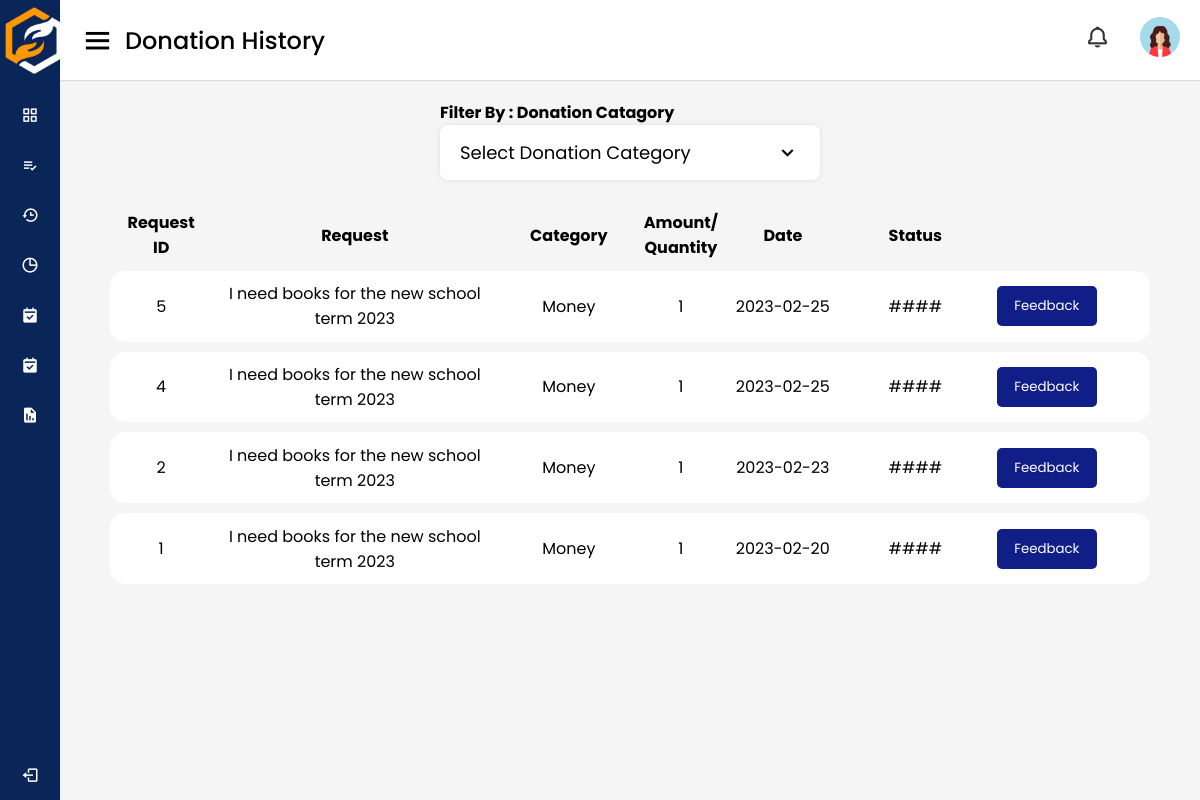
/beneficiary/donationHistoryBeneficiary (signed in), run on the app's committed database.
### tables this page shows
CREATE TABLE `donation_history` (
  `id` int(11) NOT NULL,
  `time_stamp` date NOT NULL DEFAULT current_timestamp(),
  `date_of_completion` date NOT NULL,
  `status` int(1) NOT NULL,
  `category` int(11) NOT NULL,
  `quantity` int(11) NOT NULL,
  `amount` int(11) NOT NULL,
  `type` int(11) NOT NULL,
  `don_id` int(11) NOT NULL,
  `req_id` int(11) NOT NULL
);

CREATE TABLE `donation_req` (
  `id` int(11) NOT NULL,
  `request_title` varchar(255) NOT NULL,
  `name` varchar(255) NOT NULL,
  `NIC` varchar(255) NOT NULL,
  `description` varchar(255) NOT NULL,
  `contact` int(10) NOT NULL,
  `zipcode` varchar(255) NOT NULL,
  `cat_id` int(11) NOT NULL,
  `status` int(11) NOT NULL,
  `published_date` date NOT NULL,
  `due_date` date NOT NULL,
  `req_type` int(11) NOT NULL,
  `user_id` int(11) NOT NULL,
  `proof_document` varchar(255) NOT NULL,
  `thumbnail` varchar(255) NOT NULL,
  `rejection_note` varchar(255) NOT NULL,
  `rejected_date` date NOT NULL,
  `completed_date` date NOT NULL
);

CREATE TABLE `categories` (
  `id` int(11) NOT NULL,
  `category_name` varchar(255) NOT NULL
);

### app/libraries/Core.php (called while the page is built, shortened)
<?php
  class Core {
    protected $currentMethod = 'index';
    public function __construct(){
      $url = $this->getUrl();
      if(file_exists('../app/controllers/' . ucwords($url[0] ?? ''). '.php')){
        unset($url[0]);
      }
      $this->currentController = new $this->currentController;
      if(isset($url[1])){
        if(method_exists($this->currentController, $url[1])){
          $this->currentMethod = $url[1];
          unset($url[1]);
        }
      }
      $this->params = $url ? array_values($url) : [];
      call_user_func_array([$this->currentController, $this->currentMethod], $this->params);
    }
      public function getUrl(){
      if(isset($_GET['url'])){
        $url = rtrim($_GET['url'], '/');
        $url = filter_var($url, FILTER_SANITIZE_URL);
        $url = explode('/', $url);
        return $url;
      }
    }
  }

### public/index.php (called while the page is built, shortened)
<?php
    $init = new Core;

### app/libraries/Database.php (called while the page is built, shortened)
<?php
class Database
{
    private $host = DB_HOST;
    private $user = DB_USER;
    private $pass = DB_PASS;
    private $dbname = DB_NAME;
    private $dbh;
    private $stmt;
    public function __construct()
    {
        $dsn = 'mysql:host=' . $this->host . ';dbname=' . $this->dbname;
        $options = array(
            PDO::ATTR_PERSISTENT => true,
            PDO::ATTR_ERRMODE => PDO::ERRMODE_EXCEPTION
        );
        try {
            $this->dbh = new PDO($dsn, $this->user, $this->pass, $options);
        } catch (PDOException $e) {
            $this->error = $e->getMessage();
            echo $this->error;
        }
    }
    public function query($sql)
    {
        $this->stmt = $this->dbh->prepare($sql);
    }
    public function bind($param, $value, $type = null)
    {
        if (is_null($type)) {
            switch (true) {
                case is_int($value):
                    $type = PDO::PARAM_INT;
                    break;
            }
        }
        $this->stmt->bindValue($param, $value, $type);
    }
    public function resultSet()
    {
        $this->execute();
        return $this->stmt->fetchAll(PDO::FETCH_OBJ);
    }
    public function execute()
    {
        return $this->stmt->execute();
    }
}

### app/models/BeneficiaryModel.php (called while the page is built, shortened)
<?php
    class BeneficiaryModel {
        private $db;
        public function __construct()
        {
            $this->db = new Database;
        }
        public function getDonationHistory($id){
            $this->db->query('SELECT donation_history.id, donation_history.time_stamp, donation_history.req_id, donation_req.request_title, donation_req.cat_id, categories.category_name  FROM donation_history JOIN donation_req ON donation_history.req_id = donation_req.id JOIN categories ON donation_req.cat_id = categories.id WHERE donation_req.user_id = :id ORDER BY donation_history.id DESC');
            $this->db->bind(':id', $id);
            $results = $this->db->resultSet();
            return $results;
        }
    }

### app/views/users/beneficiary/donation_history_beneficiary.php (the view, shortened to what this page needs)
<!DOCTYPE html>
<html lang="en" dir="ltr">
  <head>
    <link rel="stylesheet" href="<?php echo URLROOT; ?>/css/style_dashboard.css" />
    <link rel="stylesheet" href="<?php echo URLROOT; ?>/css/stylesdash.css" />
    <link rel="stylesheet" href="<?php echo URLROOT; ?>/css/style_lists.css" />
    <link
      href="https://unpkg.com/boxicons@2.0.7/css/boxicons.min.css"
      rel="stylesheet"
    />
    <link
      href="https://unpkg.com/boxicons@2.0.7/css/boxicons.min.css"
      rel="stylesheet"
    />
    <link href="https://unpkg.com/boxicons@2.0.7/css/boxicons.min.css" rel="stylesheet" />
  </head>
  <body>
    <?php require APPROOT.'/views/inc/side_navbar_beneficiary.php';?>
    <section class="home-section">
      <nav>
        <div class="sidebar-button">
          <i class="bx bx-menu sidebarBtn"></i>
          <span class="dashboard">Donation History</span>
        </div>
        <div class="profile-details">
          <div class="notification">
            <i class="bx bx-bell bx-tada notification"></i>
          </div>
            <a href="<?php echo URLROOT; ?>/pages/profileBeneficiary"><img src="<?php echo URLROOT; ?>/img/img_profile.png" alt="" /></a>
        </div>
      </nav>
      <div class="main-container">
      <div class="select-menu">
            <h4>Filter By : Donation Catagory</h4>
            <div class="select-btn">
                <span class="sBtn-text">Select Donation Category</span>
                <i class="bx bx-chevron-down"></i>
            </div>
        </div>
            <div class="cards_heading2 head">
                <div>Request ID</div>
                <div>Request</div>
                <div>Category</div>
                <div>Amount/<br>Quantity</div>
                <div>Date</div>
                <div>Status</div>
            </div>
            <?php foreach($data['records'] as $record) : ?>
                <div class="cards_heading2 cards_color">
                    <div><?php echo $record->id; ?></div>
                    <div><?php echo $record->request_title; ?></div>
                    <div><?php echo $record->category_name; ?></div>
                    <div>1</div>
                    <div><?php echo $record->time_stamp; ?></div>
                    <div>####</div>
                    <div>
                        <div style="text-align: center;"> <a href="<?php echo URLROOT; ?>/beneficiary/feedback"> <button class="btnview">Feedback</button> </a></div>
                    </div>
                </div>
            <?php endforeach; ?>
    </section>
  </body>
</html>

### public/css/style_dashboard.css (style rules this page uses)
* { margin: 0; padding: 0; box-sizing: border-box; font-family: 'Poppins', sans-serif; }
.main-container { padding-top: 100px; padding-left: 50px; padding-right: 50px; }
.home-section { position: relative; background: #f5f5f5; min-height: 100vh; width: calc(100% - 240px); left: 240px; transition: all 0.5s ease; }
.home-section nav { display: flex; justify-content: space-between; height: 80px; background: #fff; display: flex; align-items: center; position: fixed; width: calc(100% - 240px); left: 240px; z-index: 100; padding: 0 20px; box-shadow: 0 1px 1px rgba(0, 0, 0, 0.1); transition: all 0.5s ease; }
.home-section nav .sidebar-button { display: flex; align-items: center; font-size: 24px; font-weight: 500; }
nav .sidebar-button i { font-size: 35px; margin-right: 10px; }
.home-section nav .profile-details { display: flex; align-items: center; padding: 0 auto; }
.profile-details i { padding: 0px 30px; }
nav .profile-details img { height: 40px; width: 40px; border-radius: 6px; object-fit: cover; }
nav .profile-details i { font-size: 25px; color: #333; }
.bx-bell { padding: 10px 10px; }
a { text-decoration: none; }
@media (max-width: 1240px) { .home-section { width: calc(100% - 60px); left: 60px; } }
@media (max-width: 1240px) { .home-section nav { width: calc(100% - 60px); left: 60px; } }

### public/css/style_lists.css (style rules this page uses)
:root { --color-white: #fff; --color-info-dark:#7d8da1; --color-info-light:#dce1eb; --color-dark:#363949; --color-light:rgba(132, 139, 200, 0.18); --color-primary-varient:#111e88; --color-background:#f6f6f9; --card-border-radius: 2rem; --border-radius-1: 0.4rem; --border-radius-2: 0.8rem; --border-radius-3: 1.2rem; --card-padding:1.8rem; --padding-1:1.2rem; --box-shadow: 0 2rem 3rem var(--color-light) }
* { margin: 0; padding: 0; box-sizing: border-box; font-family: 'Poppins', sans-serif; }
.cards_heading2 { grid-template-columns: 8% 28% 12% 8% 10% 14% 14%; grid-column-gap: 1%; color: var(--black); max-width: 100%; margin: auto; padding: 1%; font-size: 1rem; border-radius: 15px; font-weight: bold; margin-right: 0px; margin-left: 0px; text-align: center; display: grid; align-items: center; }
.head { font-size: 1rem; }
.cards_color { background: #ffffff; font-weight: normal; color: black; margin-bottom: 10px; margin-right: 0; font-size: 1rem; }
.btnview { display: flex; align-items: center; justify-content: center; height: 40px; margin-right: 0px; max-width: 100px; width: 100%; border: none; outline: none; color: #fff; border-radius: 5px; background-color: #111e88; transition: all 0.3s linear; cursor: pointer; }
.select-menu { width: 380px; margin-top: 5px; margin: auto; margin-bottom: 20px; position: relative; }
.select-menu .select-btn { display: flex; height: 55px; background: #fff; padding: 20px; font-size: 18px; font-weight: 400; border-radius: 8px; align-items: center; cursor: pointer; justify-content: space-between; box-shadow: 0 0 5px rgba(0,0,0,0.1); }
.select-btn i { font-size: 25px; transition: 0.3s; }
.home-section { position: relative; background: #f5f5f5; min-height: 100vh; width: calc(100% - 240px); left: 240px; transition: all 0.5s ease; }
.home-section nav { display: flex; justify-content: space-between; height: 80px; background: #fff; display: flex; align-items: center; position: fixed; width: calc(100% - 240px); left: 240px; z-index: 100; padding: 0 20px; box-shadow: 0 1px 1px rgba(0, 0, 0, 0.1); transition: all 0.5s ease; }
.home-section nav .sidebar-button { display: flex; align-items: center; font-size: 24px; font-weight: 500; }
nav .sidebar-button i { font-size: 35px; margin-right: 10px; }
.home-section nav .profile-details { display: flex; align-items: center; padding: 0 auto; }
.profile-details i { padding: 0px 30px; }
nav .profile-details img { height: 40px; width: 40px; border-radius: 6px; object-fit: cover; }
nav .profile-details i { font-size: 25px; color: #333; }
.bx-bell { padding: 10px 10px; }
@media (max-width: 1240px) { .home-section { width: calc(100% - 60px); left: 60px; } }
@media (max-width: 1240px) { .home-section nav { width: calc(100% - 60px); left: 60px; } }

### data on the page
donation_history: id "5", donation_req.request_title "I need books for the new school term 2023", categories.category_name "Money", time_stamp "2023-02-25"
donation_history: id "4", donation_req.request_title "I need books for the new school term 2023", categories.category_name "Money", time_stamp "2023-02-25"
donation_history: id "2", donation_req.request_title "I need books for the new school term 2023", category.category_name "Money", time_stamp "2023-02-23"
donation_history: id "1", donation_req.request_title "I need books for the new school term 2023", categories.category_name "Money", time_stamp "2023-02-20"
